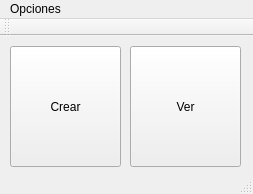
<?xml version="1.0" encoding="UTF-8"?>
<ui version="4.0">
 <class>MainWindow</class>
 <widget class="QMainWindow" name="MainWindow">
  <property name="geometry">
   <rect>
    <x>0</x>
    <y>0</y>
    <width>253</width>
    <height>194</height>
   </rect>
  </property>
  <property name="windowTitle">
   <string>MainWindow</string>
  </property>
  <widget class="QWidget" name="centralWidget">
   <widget class="QPushButton" name="pushButton">
    <property name="geometry">
     <rect>
      <x>10</x>
      <y>10</y>
      <width>111</width>
      <height>121</height>
     </rect>
    </property>
    <property name="text">
     <string>Crear</string>
    </property>
   </widget>
   <widget class="QPushButton" name="pushButton_2">
    <property name="geometry">
     <rect>
      <x>130</x>
      <y>10</y>
      <width>111</width>
      <height>121</height>
     </rect>
    </property>
    <property name="text">
     <string>Ver</string>
    </property>
   </widget>
  </widget>
  <widget class="QMenuBar" name="menuBar">
   <property name="geometry">
    <rect>
     <x>0</x>
     <y>0</y>
     <width>253</width>
     <height>25</height>
    </rect>
   </property>
   <widget class="QMenu" name="menuOpciones">
    <property name="title">
     <string>Opciones</string>
    </property>
    <addaction name="actionCruzar"/>
   </widget>
   <addaction name="menuOpciones"/>
  </widget>
  <widget class="QToolBar" name="mainToolBar">
   <attribute name="toolBarArea">
    <enum>TopToolBarArea</enum>
   </attribute>
   <attribute name="toolBarBreak">
    <bool>false</bool>
   </attribute>
  </widget>
  <widget class="QStatusBar" name="statusBar"/>
  <action name="actionCruzar">
   <property name="text">
    <string>Cruzar</string>
   </property>
  </action>
 </widget>
 <layoutdefault spacing="6" margin="11"/>
 <resources/>
 <connections/>
</ui>
